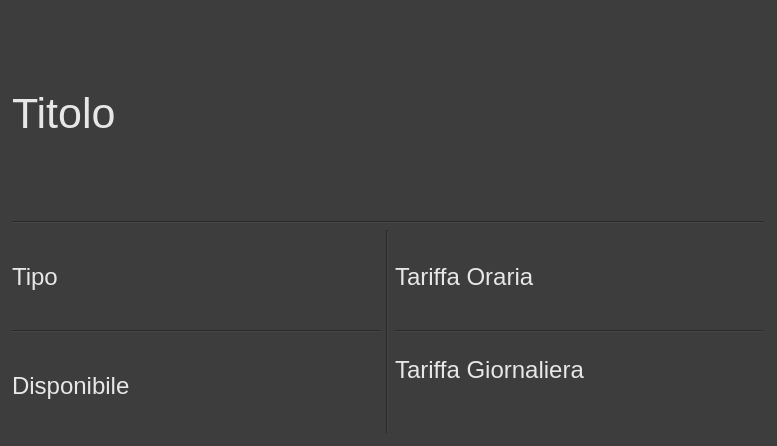
<?xml version="1.0" encoding="UTF-8"?>
<ui version="4.0">
 <class>Form</class>
 <widget class="QWidget" name="Form">
  <property name="geometry">
   <rect>
    <x>0</x>
    <y>0</y>
    <width>777</width>
    <height>446</height>
   </rect>
  </property>
  <property name="windowTitle">
   <string>Form</string>
  </property>
  <property name="styleSheet">
   <string notr="true">background-color: rgb(61, 61, 61);</string>
  </property>
  <widget class="QWidget" name="">
   <property name="geometry">
    <rect>
     <x>12</x>
     <y>12</y>
     <width>751</width>
     <height>421</height>
    </rect>
   </property>
   <property name="font">
    <font>
     <pointsize>12</pointsize>
    </font>
   </property>
   <layout class="QVBoxLayout" name="verticalLayout_3">
    <item>
     <widget class="QLabel" name="label_titolo">
      <property name="font">
       <font>
        <family>MS Shell Dlg 2</family>
        <pointsize>32</pointsize>
        <weight>50</weight>
        <bold>false</bold>
       </font>
      </property>
      <property name="styleSheet">
       <string notr="true"/>
      </property>
      <property name="text">
       <string>&lt;html&gt;&lt;head/&gt;&lt;body&gt;&lt;p&gt;&lt;span style=&quot; color:#e7e7e7;&quot;&gt;Titolo&lt;/span&gt;&lt;/p&gt;&lt;/body&gt;&lt;/html&gt;</string>
      </property>
     </widget>
    </item>
    <item>
     <widget class="Line" name="line">
      <property name="orientation">
       <enum>Qt::Horizontal</enum>
      </property>
     </widget>
    </item>
    <item>
     <layout class="QHBoxLayout" name="horizontalLayout">
      <item>
       <layout class="QVBoxLayout" name="verticalLayout_2">
        <item>
         <widget class="QLabel" name="label_tipo">
          <property name="font">
           <font>
            <family>MS Shell Dlg 2</family>
            <pointsize>12</pointsize>
           </font>
          </property>
          <property name="text">
           <string>&lt;html&gt;&lt;head/&gt;&lt;body&gt;&lt;p&gt;&lt;span style=&quot; font-size:18pt; color:#e7e7e7;&quot;&gt;Tipo&lt;/span&gt;&lt;/p&gt;&lt;/body&gt;&lt;/html&gt;</string>
          </property>
         </widget>
        </item>
        <item>
         <widget class="Line" name="line_3">
          <property name="font">
           <font>
            <pointsize>12</pointsize>
           </font>
          </property>
          <property name="orientation">
           <enum>Qt::Horizontal</enum>
          </property>
         </widget>
        </item>
        <item>
         <widget class="QLabel" name="label_disponibile">
          <property name="font">
           <font>
            <family>MS Shell Dlg 2</family>
            <pointsize>12</pointsize>
           </font>
          </property>
          <property name="text">
           <string>&lt;html&gt;&lt;head/&gt;&lt;body&gt;&lt;p&gt;&lt;span style=&quot; font-size:18pt; color:#e7e7e7;&quot;&gt;Disponibile&lt;/span&gt;&lt;/p&gt;&lt;/body&gt;&lt;/html&gt;</string>
          </property>
         </widget>
        </item>
       </layout>
      </item>
      <item>
       <widget class="Line" name="line_2">
        <property name="font">
         <font>
          <pointsize>12</pointsize>
         </font>
        </property>
        <property name="orientation">
         <enum>Qt::Vertical</enum>
        </property>
       </widget>
      </item>
      <item>
       <layout class="QVBoxLayout" name="verticalLayout">
        <item>
         <widget class="QLabel" name="label_tariffa_oraria">
          <property name="font">
           <font>
            <family>MS Shell Dlg 2</family>
            <pointsize>12</pointsize>
           </font>
          </property>
          <property name="styleSheet">
           <string notr="true"/>
          </property>
          <property name="text">
           <string>&lt;html&gt;&lt;head/&gt;&lt;body&gt;&lt;p&gt;&lt;span style=&quot; font-size:18pt; color:#e7e7e7;&quot;&gt;Tariffa Oraria&lt;/span&gt;&lt;/p&gt;&lt;/body&gt;&lt;/html&gt;</string>
          </property>
         </widget>
        </item>
        <item>
         <widget class="Line" name="line_4">
          <property name="font">
           <font>
            <pointsize>12</pointsize>
           </font>
          </property>
          <property name="orientation">
           <enum>Qt::Horizontal</enum>
          </property>
         </widget>
        </item>
        <item>
         <widget class="QLabel" name="label_tariffa_giornaliera_prenotazioni">
          <property name="font">
           <font>
            <family>MS Shell Dlg 2</family>
            <pointsize>12</pointsize>
           </font>
          </property>
          <property name="styleSheet">
           <string notr="true"/>
          </property>
          <property name="text">
           <string>&lt;html&gt;&lt;head/&gt;&lt;body&gt;&lt;p&gt;&lt;span style=&quot; font-size:18pt; color:#e7e7e7;&quot;&gt;Tariffa Giornaliera &lt;/span&gt;&lt;/p&gt;&lt;p&gt;&lt;span style=&quot; font-size:18pt; color:#e7e7e7;&quot;/&gt;&lt;/p&gt;&lt;/body&gt;&lt;/html&gt;</string>
          </property>
         </widget>
        </item>
       </layout>
      </item>
     </layout>
    </item>
   </layout>
  </widget>
 </widget>
 <resources/>
 <connections/>
</ui>
